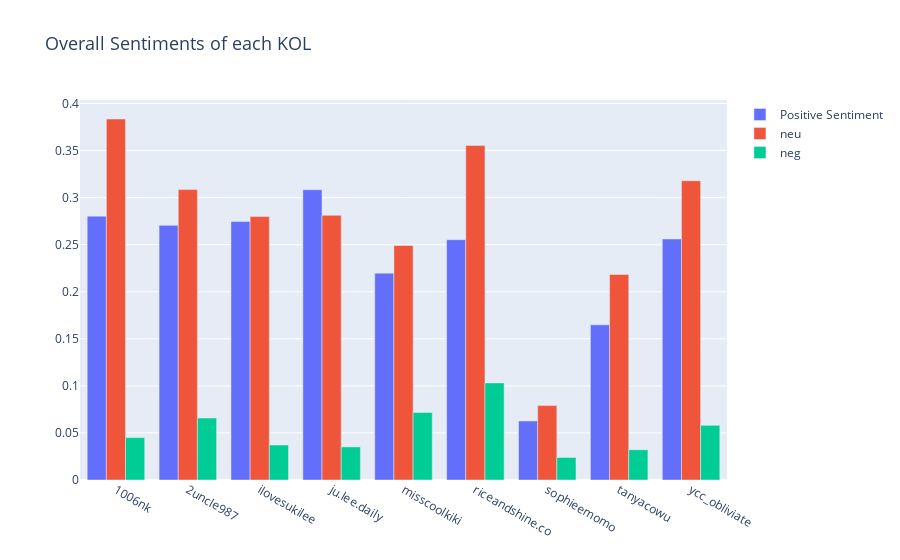

Source (notebook cell):
### Code cell
import plotly.graph_objects as go


fig = go.Figure(data=[
    go.Bar(name='Positive Sentiment', x=kol_positivity_df["kol_username"], y=kol_positivity_df["pos"]),
    go.Bar(name='neu', x=kol_positivity_df["kol_username"], y=kol_positivity_df["neu"]),
    go.Bar(name='neg', x=kol_positivity_df["kol_username"], y=kol_positivity_df["neg"])
])
# Change the bar mode
fig.update_layout(barmode='group', title="Overall Sentiments of each KOL", title_xanchor="left", title_font_size=18)
fig.show()

### Figure 1 — Plotly figure (JSON) as saved in the notebook; plotly's stock layout.template omitted (floating-point values rounded to 4 significant figures)
{"data": [{"name": "Positive Sentiment", "type": "bar", "x": ["1006nk", "2uncle987", "ilovesukilee", "ju.lee.daily", "misscoolkiki", "riceandshine.co", "sophieemomo", "tanyacowu", "ycc_obliviate"], "y": [0.2803, 0.2706, 0.2746, 0.3084, 0.2198, 0.2553, 0.06276, 0.1648, 0.2561]}, {"name": "neu", "type": "bar", "x": ["1006nk", "2uncle987", "ilovesukilee", "ju.lee.daily", "misscoolkiki", "riceandshine.co", "sophieemomo", "tanyacowu", "ycc_obliviate"], "y": [0.3835, 0.3085, 0.2798, 0.2812, 0.2491, 0.3554, 0.07904, 0.2184, 0.3179]}, {"name": "neg", "type": "bar", "x": ["1006nk", "2uncle987", "ilovesukilee", "ju.lee.daily", "misscoolkiki", "riceandshine.co", "sophieemomo", "tanyacowu", "ycc_obliviate"], "y": [0.04502, 0.06579, 0.03719, 0.03516, 0.07165, 0.1032, 0.02392, 0.03214, 0.05807]}], "layout": {"barmode": "group", "title": {"font": {"size": 18}, "text": "Overall Sentiments of each KOL", "xanchor": "left"}}}
